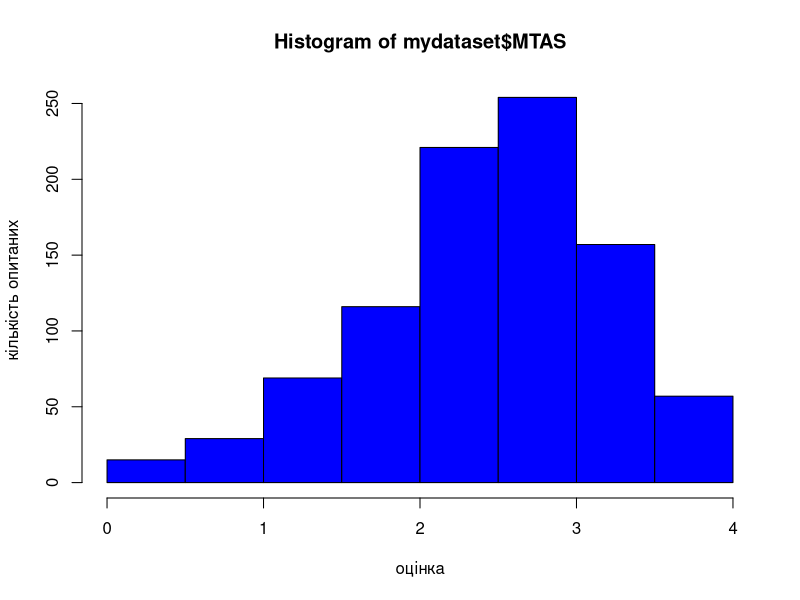
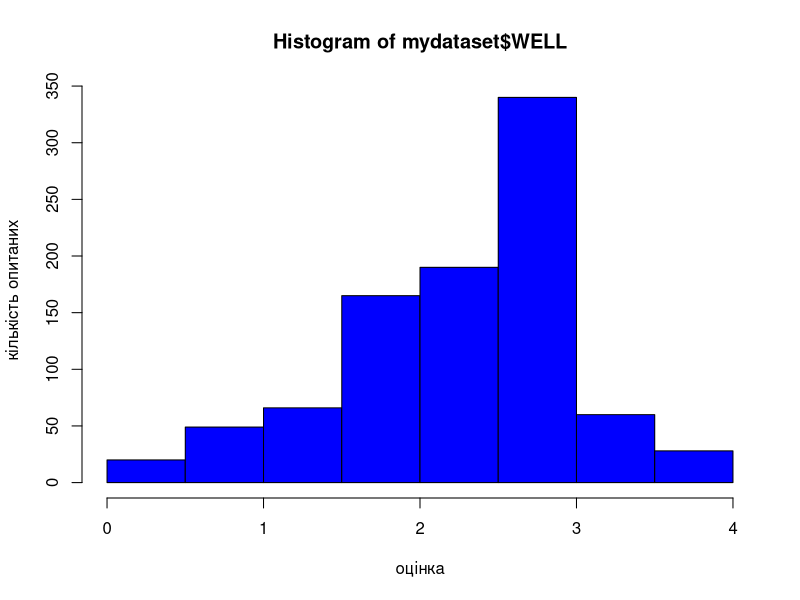
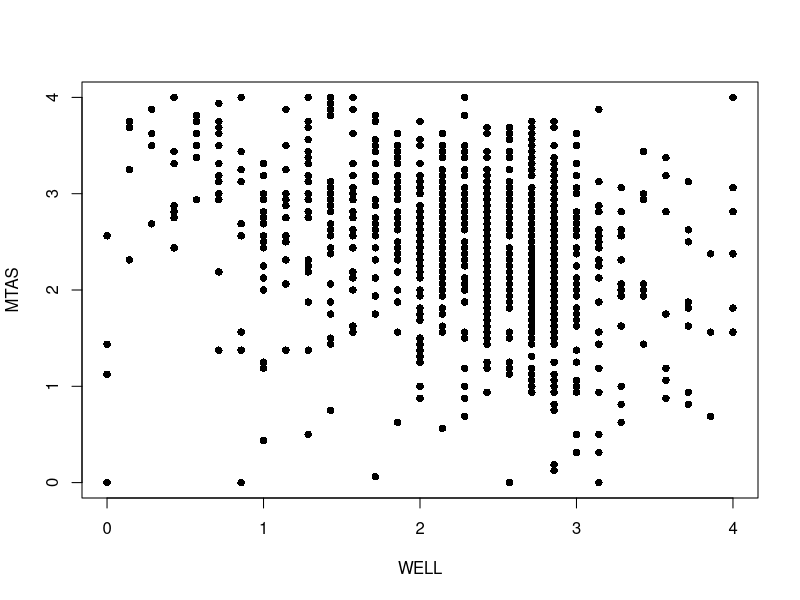
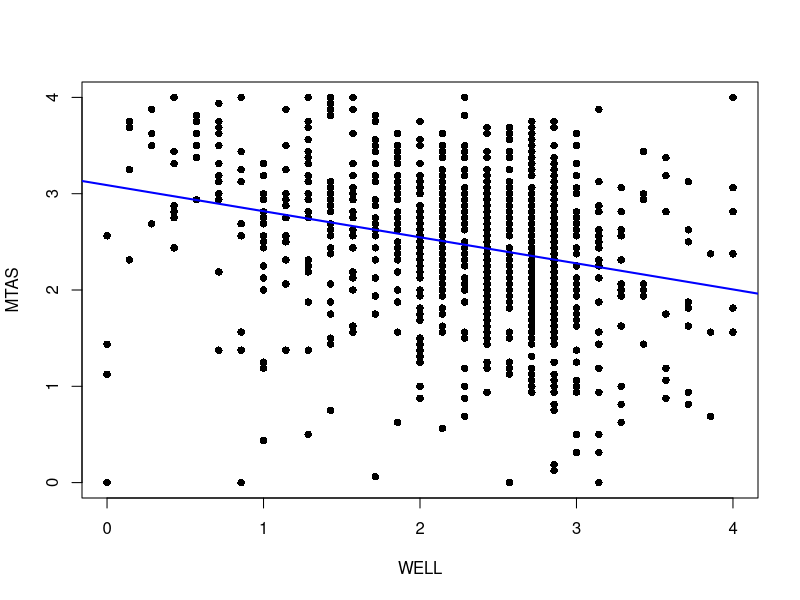

The R source for these figures, in order: (Note: this script raises an error after producing the figures.)
## ---- chunk 1
#| echo: false
#| tbl-cap: The Multidimensional Test Anxiety Scale
#| label: tbl-one
library(readxl)
tb <- read_excel("tab.xlsx")
knitr::kable(tb)
## ---- chunk 2
#| echo: false
#| tbl-cap: School-Related Wellbeing Scale
#| label: tbl-two
library(readxl)
tb <- read_excel("tab.xlsx", sheet = 2)
knitr::kable(tb)
## ---- chunk 3
library(haven)

mydataset <- read_spss(
  "Test Anxiety, Wellbeing, Generalised Anxiety and Panic.sav"
)
## ---- chunk 4
mydataset <- transform(
  mydataset,
  MTAS = (MTAS1 + MTAS2 + MTAS3 + MTAS4 + MTAS5 + MTAS6 + MTAS7 + 
          MTAS8 + MTAS9 + MTAS10 + MTAS11 + MTAS12 + MTAS13 + 
          MTAS14 + MTAS15 + MTAS16 - 16) / 16,
  WELL = (WELL1 + WELL2 + WELL3 + WELL4 + 
          WELL5 + WELL6 + WELL7 - 7) / 7
)
## ---- chunk 5
hist(
  mydataset$MTAS, 
  col = "blue", breaks = 10,
  xlab = "оцінка",
  ylab = "кількість опитаних"
)

hist(
  mydataset$WELL, col = "blue",
  breaks = 10,
  xlab = "оцінка",
  ylab = "кількість опитаних"
)
## ---- chunk 6
#| label: fig-7
#| fig-cap: Діаграма розсіювання
plot(
  MTAS ~ WELL, data = mydataset,
  pch = 16
)
## ---- chunk 7
model1 <- lm(
  formula = MTAS ~ WELL, 
  data = mydataset
)

plot(
  MTAS ~ WELL, data = mydataset,
  pch = 16
)

abline(model1, lwd = 2, col = "blue")
## ---- chunk 8
summary(model1)
## ---- chunk 9
library(sjmisc)

frq(mydataset, Gender)
## ---- chunk 10
library(car)

mydataset <- transform(
  mydataset,
  Female = recode(Gender, recodes = "0 = 0; 1 = 1; 2 = NA")
)
## ---- chunk 11
model2 <- lm(MTAS ~ Female, data = mydataset)
summary(model2)
## ---- chunk 12
model3 <- lm(MTAS ~ WELL + Female, data = mydataset)
summary(model3)
## ---- chunk 13
model4 <- lm(
  formula = MTAS ~ WELL + I(WELL ^ 2) + I(WELL ^ 3),
  data = mydataset
)

summary(model4)
## ---- chunk 14
mydataset <- transform(
  mydataset,
  WELL_cent = WELL - mean(WELL)
)

mydataset <- transform(
  mydataset,
  WELL_cent2 = WELL_cent ^ 2
)
## ---- chunk 15
model4_1 <- lm(
  formula = MTAS ~ WELL_cent + WELL_cent2,
  data = mydataset
)

summary(model4_1)
## ---- chunk 16
model5 <- lm(
  MTAS ~ WELL * Female,
  data = mydataset
)

summary(model5)
## ---- chunk 17
model6f <- "factorWELL =~ WELL1 + WELL2 + WELL3 + WELL4 + WELL5 + WELL6 + WELL7"
## ---- chunk 18
library(lavaan)

fitWELL <- cfa(
  model = model6f, data = mydataset,
  estimator = "ML"
)

summary(
  fitWELL, fit.measures = TRUE,
  rsq = TRUE
)
## ---- chunk 19
modindices(fitWELL, sort. = TRUE, minimum.value = 50)
## ---- chunk 20
model6fков <-
"factorWELL =~ WELL1 + WELL2 + WELL3 + WELL4 + WELL5 + WELL6 + WELL7
WELL1 ~~ WELL2
WELL1 ~~ WELL6
WELL3 ~~ WELL7
WELL2 ~~ WELL4
WELL2 ~~ WELL6"

fitWELLков <- cfa(
  model = model6fков, data = mydataset,
  estimator = "ML"
)

summary(
  fitWELLков, fit.measures = TRUE,
  rsq = TRUE
)
## ---- chunk 21
model6fмтас <- "factorMTAS =~ MTAS1 + MTAS2 + MTAS3 + MTAS4 + MTAS5 + MTAS6 +
MTAS7 + MTAS8 + MTAS9 + MTAS10 + MTAS11 + MTAS12 + MTAS13 + MTAS14 + MTAS15 +
MTAS16"

fitMTAS <- cfa(
  model = model6fмтас, data = mydataset,
  estimator = "ML"
)

summary(
  fitMTAS, fit.measures = TRUE,
  rsq = TRUE
)

modindices(
  fitMTAS, sort. = TRUE, 
  minimum.value = 50
)

model6fмтаск <-
"factorMTAS =~ MTAS1 + MTAS2 + MTAS3 + MTAS4 + MTAS5 + MTAS6 + MTAS7 +
MTAS8 + MTAS9 + MTAS10 + MTAS11 + MTAS12 + MTAS13 + MTAS14 + MTAS15 +
MTAS16

MTAS2 ~~ MTAS6; MTAS2 ~~ MTAS10; MTAS6 ~~ MTAS10; 
MTAS12 ~~ MTAS16; MTAS7 ~~ MTAS15; MTAS1 ~~ MTAS9"

fitMTASков <- cfa(
  model = model6fмтаск, data = mydataset,
  estimator = "ML"
)

summary(fitMTASков, fit.measures = TRUE, rsq = TRUE)
## ---- chunk 22
model7 <- "
MTAS_CFA =~ MTAS1 + MTAS2 + MTAS3 + MTAS4 + MTAS5 + MTAS6 + MTAS7 + MTAS8 +
MTAS9 + MTAS10 + MTAS11 + MTAS12 + MTAS13 + MTAS14 + MTAS15 + MTAS16

MTAS2 ~~ MTAS6; MTAS2 ~~ MTAS10; MTAS6 ~~ MTAS10; MTAS12 ~~ MTAS16;
MTAS7 ~~ MTAS15; MTAS1 ~~ MTAS9

WELL_CFA =~ WELL1 + WELL2 + WELL3 + WELL4 + WELL5 + WELL6 + WELL7
WELL1 ~~ WELL2; WELL1 ~~ WELL6; WELL3 ~~ WELL7; WELL2 ~~ WELL4; 
WELL2 ~~ WELL6

MTAS_CFA ~ WELL_CFA"

model7fit <- cfa(
  model = model7, data = mydataset,
  meanstructure = TRUE
)

summary(
  model7fit, fit.measures = TRUE, standardized = TRUE,
  rsq = TRUE
)
